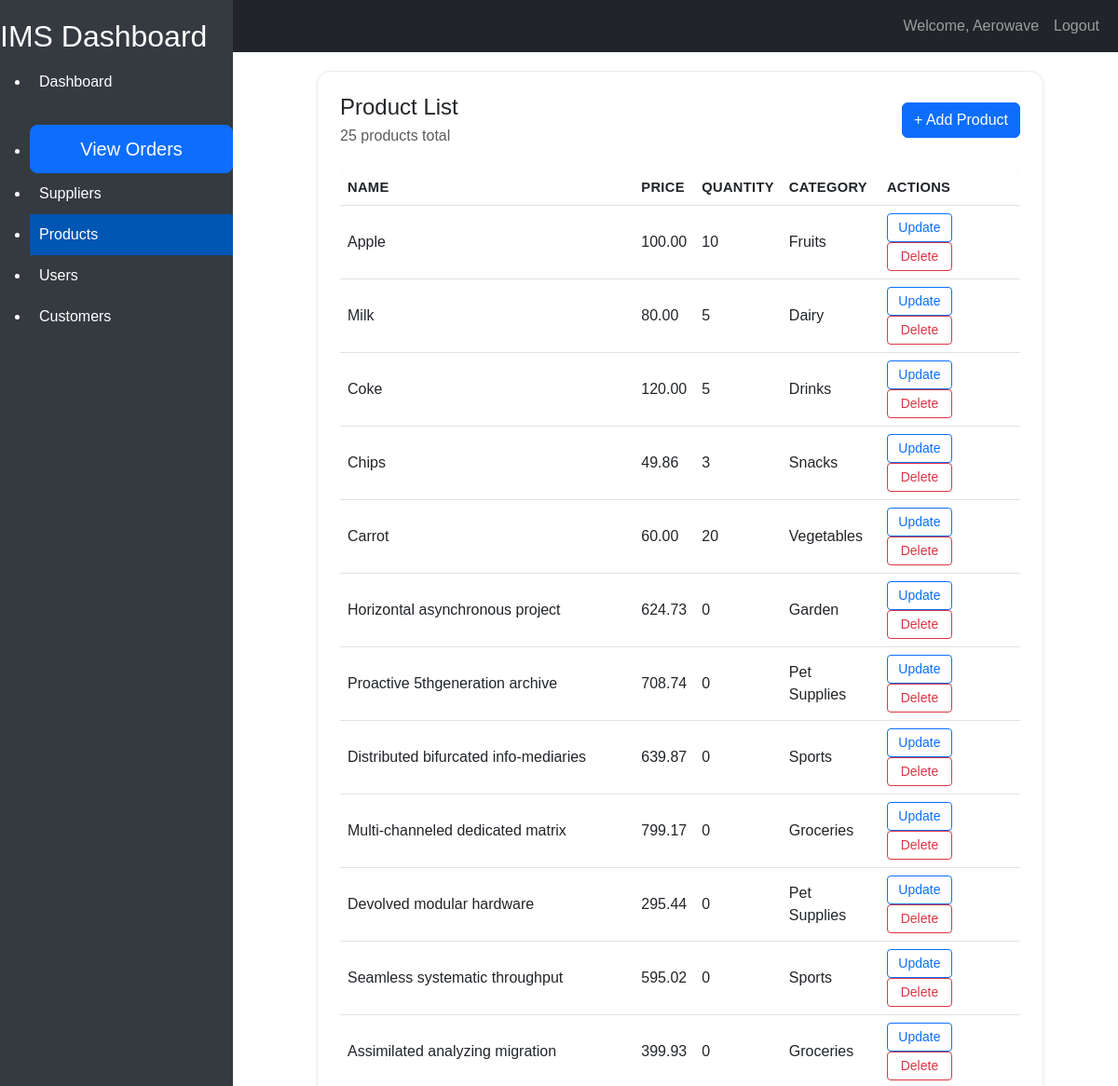
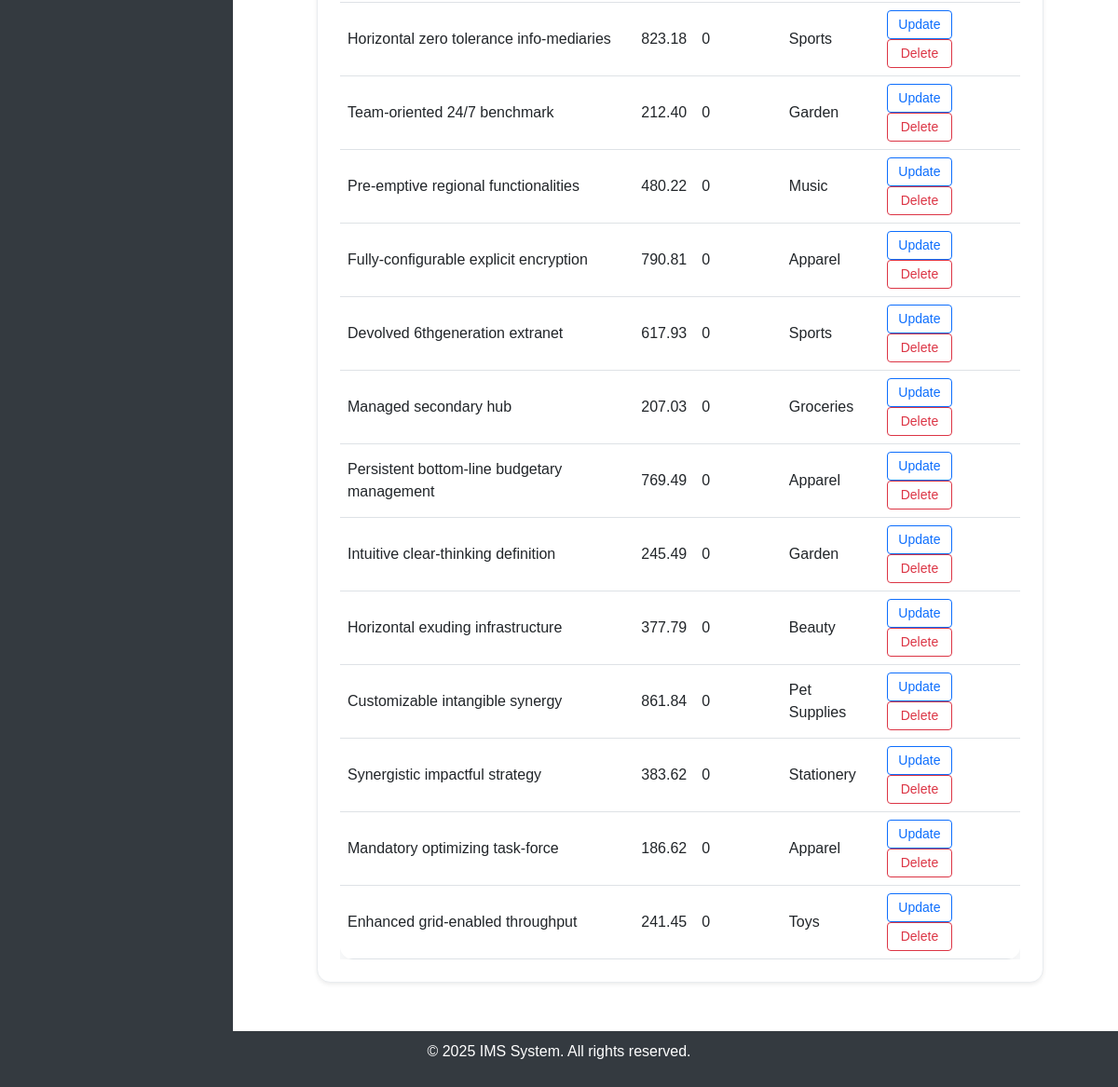
The page /products/products/ (signed in) on the database its author committed (2 pictures, top to bottom).
### product/models.py (models this page shows, shortened)
class Product(models.Model):
    id = models.AutoField(primary_key=True)
    name = models.CharField(max_length = 100)
    description = models.TextField(blank=True, null=True)
    created_at = models.DateTimeField(auto_now_add=True)
    expiry_date = models.DateTimeField(auto_now_add=True)
    price = models.DecimalField(max_digits=10, decimal_places=2)
    quantity = models.PositiveIntegerField(default=0)
    category = models.CharField(max_length=100)
    class Meta:
        db_table = "products"
        verbose_name = 'Product'
        verbose_name_plural = 'Products'

### product/views.py (the view)
# urls.py: path('products/', ProductListView.as_view(), name='product-list'),
class ProductListView(SessionLoginRequiredMixin, ListView):
    model = Product
    template_name = "product_list.html"
    context_object_name = "products"

### home/mixins.py (called while the page is built)
    def dispatch(self, request, *args, **kwargs):
        if not request.session.get("user_id"):
            return redirect_to_login(request.get_full_path(), "login")
        return super().dispatch(request, *args, **kwargs)

### product/template/product_list.html
{% extends "home/base.html" %}
{% block content %}
<div class="app-card shadow-sm p-4">
    <div class="section-header d-flex justify-content-between mb-4">
        <div>
            <h2 class="h4 mb-1">Product List</h2>
            <span class="text-muted">{{ products|length }} product{{ products|length|pluralize }} total</span>
        </div>
        <a href="{% url 'product-create' %}" class="btn btn-primary">+ Add Product</a>
    </div>
    <div class="table-responsive">
<table class="table table-hover app-table mb-0">
    <thead>
        <tr><th>Name</th><th>Price</th><th>Quantity</th><th>Category</th><th>Actions</th></tr>
    </thead>
    <tbody>
        {% for product in products %}
        <tr>
            <td data-label="Name">{{ product.name }}</td><td data-label="Price">{{ product.price }}</td><td data-label="Quantity">{{ product.quantity }}</td><td data-label="Category">{{ product.category }}</td>
            <td data-label="Actions"><a href="{% url 'product-update' product.pk %}" class="btn btn-sm btn-outline-primary">Update</a> <a href="{% url 'product-delete' product.pk %}" class="btn btn-sm btn-outline-danger">Delete</a></td>
        </tr>
        {% empty %}
        <tr><td colspan="5">No products found.</td></tr>
        {% endfor %}
    </tbody>
</table>
    </div>
</div>
{% endblock %}

### home/templates/home/base.html (shortened to what this page needs)
{% load static %}
<!DOCTYPE html>
<html lang="en">
<head>
    <link href="https://cdn.jsdelivr.net/npm/bootstrap@5.3.0-alpha1/dist/css/bootstrap.min.css" rel="stylesheet">
    <link rel="stylesheet" href="{% static 'customer/css/customer.css' %}">
</head>
<body>
    <nav class="navbar navbar-expand-lg navbar-dark bg-dark">
        <div class="container-fluid">
            <a class="navbar-brand" href="#">IMS</a>
            <div class="collapse navbar-collapse" id="navbarNav">
                <ul class="navbar-nav ms-auto">
                    {% if user.is_authenticated %}
                    <li class="nav-item">
                        <a class="nav-link" href="#">Welcome, {{ user.username }}</a>
                    </li>
                    <li class="nav-item">
                        <a class="nav-link" href="{% url 'logout' %}">Logout</a>
                    </li>
                    {% endif %}
                </ul>
            </div>
        </div>
    </nav>
    <div class="sidebar">
        <h2>IMS Dashboard</h2>
        <ul>
            <li>
                <a href="{% url 'dashboard' %}"
                    class="{% if request.path == '/dashboard/' %}active{% endif %}">Dashboard</a>
            </li>
            <li class="text-center mt-4">
                <a href="{% url 'order_list' %}" class="btn btn-primary btn-lg">View Orders</a>
            </li>
            <li>
                <a href="{% url 'supplier-list' %}"
                    class="{% if request.path == '/suppliers/suppliers/' %}active{% endif %}">Suppliers</a>
            </li>
            <li>
                <a href="{% url 'product-list' %}"
                    class="{% if request.path == '/products/products/' %}active{% endif %}">Products</a>
            </li>
            <li>
                <a href="{% url 'user_list' %}"
                    class="{% if request.path == '/user/users/' %}active{% endif %}">Users</a>
            </li>
            <li>
                <a href="{% url 'customer-list' %}"
                    class="{% if request.path == '/customer/customers/' %}active{% endif %}">Customers</a>
            </li>
        </ul>
    </div>
    <div class="content">
        {% block content %}
        {% endblock %}
    </div>
    <footer class="footer">
        <div class="container">
            <p>&copy; 2025 IMS System. All rights reserved.</p>
        </div>
    </footer>
</body>
</html>

### customer/static/customer/css/customer.css (style rules this page uses)
.app-card, .detail-card, .customer-card { max-width: 780px; margin: 0 auto 2rem; border-radius: 0.9rem; overflow: hidden; background: #ffffff; border: 1px solid #e9ecef; }
.section-header, .customer-list-header { align-items: center; gap: 1rem; flex-wrap: wrap; }
.app-table, .customer-table { background: #ffffff; border-radius: 0.9rem; overflow: hidden; box-shadow: 0 0.65rem 1.5rem rgba(18, 38, 63, 0.08); }
.app-table thead th, .customer-table thead th { letter-spacing: 0.02em; text-transform: uppercase; font-size: 0.92rem; }
.app-table td, .app-table th, .customer-table td, .customer-table th { vertical-align: middle; }
.app-table .btn-sm, .customer-table .btn-sm { min-width: 70px; }

### home/templates/home/base.html (style rules this page uses)
body { font-family: Arial, sans-serif; display: flex; flex-direction: column; min-height: 100vh; }
.sidebar { position: fixed; top: 0; left: 0; height: 100%; width: 250px; background-color: #343a40; color: #fff; padding-top: 20px; }
.sidebar a { color: #fff; text-decoration: none; padding: 10px; display: block; }
.sidebar .active { background-color: #0056b3; }
.content { margin-left: 260px; padding: 20px; flex: 1; }
.footer { background-color: #343a40; color: white; text-align: center; padding: 10px 0; position: relative; width: 100%; }

### rows shown on the page
Product: name "Apple", price "100.00", quantity "10", category "Fruits"
Product: name "Milk", price "80.00", quantity "5", category "Dairy"
Product: name "Coke", price "120.00", quantity "5", category "Drinks"
Product: name "Chips", price "49.86", quantity "3", category "Snacks"
Product: name "Carrot", price "60.00", quantity "20", category "Vegetables"
Product: name "Horizontal asynchronous project", price "624.73", quantity "0", category "Garden"
Product: name "Proactive 5thgeneration archive", price "708.74", quantity "0", category "Pet Supplies"
Product: name "Distributed bifurcated info-mediaries", price "639.87", quantity "0", category "Sports"
Product: name "Multi-channeled dedicated matrix", price "799.17", quantity "0", category "Groceries"
Product: name "Devolved modular hardware", price "295.44", quantity "0", category "Pet Supplies"
Product: name "Seamless systematic throughput", price "595.02", quantity "0", category "Sports"
Product: name "Assimilated analyzing migration", price "399.93", quantity "0", category "Groceries"
Product: name "Horizontal zero tolerance info-mediaries", price "823.18", quantity "0", category "Sports"
Product: name "Team-oriented 24/7 benchmark", price "212.40", quantity "0", category "Garden"
Product: name "Pre-emptive regional functionalities", price "480.22", quantity "0", category "Music"
Product: name "Fully-configurable explicit encryption", price "790.81", quantity "0", category "Apparel"
Product: name "Devolved 6thgeneration extranet", price "617.93", quantity "0", category "Sports"
Product: name "Managed secondary hub", price "207.03", quantity "0", category "Groceries"
Product: name "Persistent bottom-line budgetary management", price "769.49", quantity "0", category "Apparel"
Product: name "Intuitive clear-thinking definition", price "245.49", quantity "0", category "Garden"
Product: name "Horizontal exuding infrastructure", price "377.79", quantity "0", category "Beauty"
Product: name "Customizable intangible synergy", price "861.84", quantity "0", category "Pet Supplies"
Product: name "Synergistic impactful strategy", price "383.62", quantity "0", category "Stationery"
Product: name "Mandatory optimizing task-force", price "186.62", quantity "0", category "Apparel"
Product: name "Enhanced grid-enabled throughput", price "241.45", quantity "0", category "Toys"

### other values the page prints
{{ user.username }} "Aerowave"
{{ products|length }} "25"
